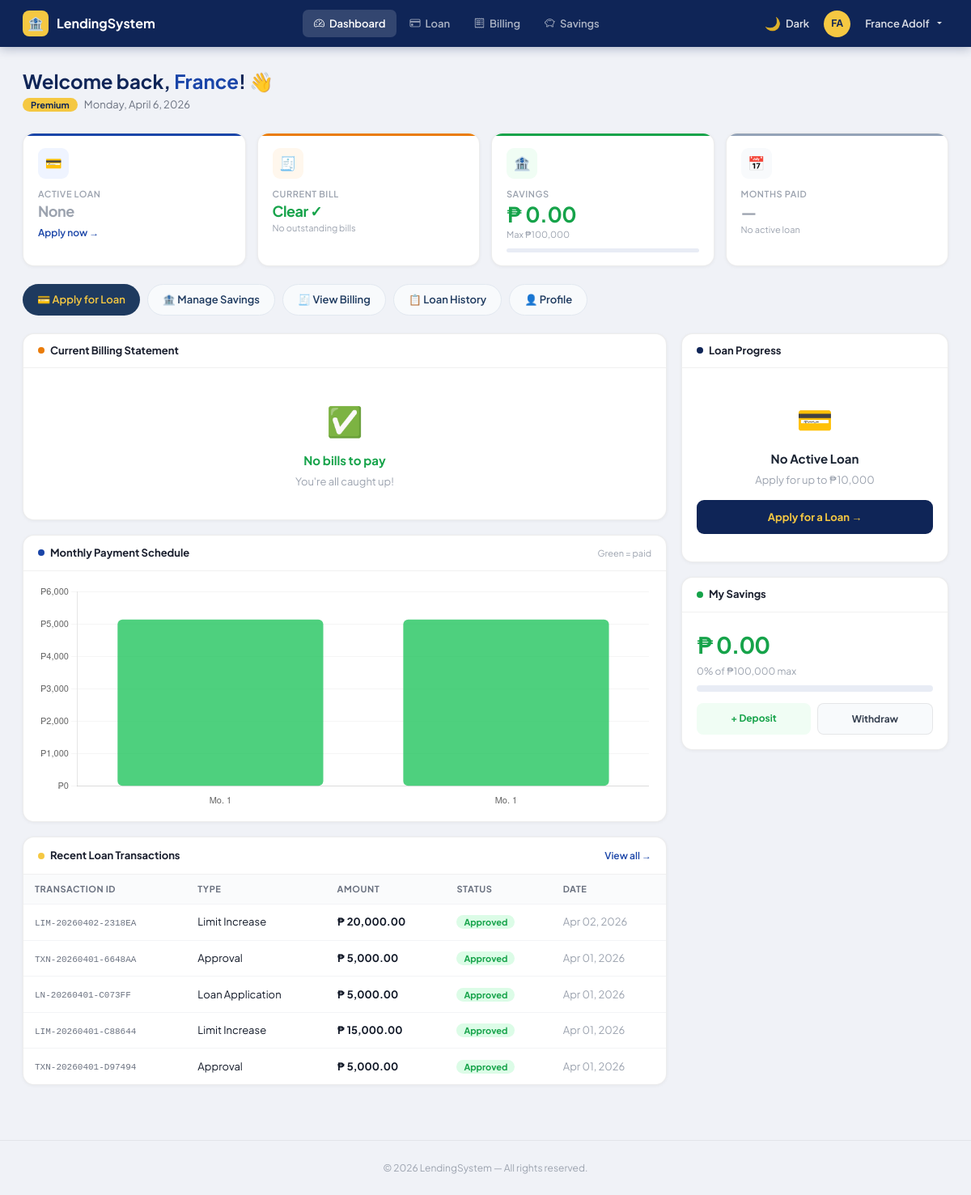
/user/dashboard.php (signed in), run on the app's committed database.
### tables this page shows
CREATE TABLE `savings` (
  `id` int(10) unsigned NOT NULL AUTO_INCREMENT,
  `user_id` int(10) unsigned NOT NULL,
  `balance` decimal(12,2) NOT NULL DEFAULT 0.00,
  `last_deposit_date` date DEFAULT NULL,
  `zero_since` date DEFAULT NULL,
  `created_at` datetime DEFAULT current_timestamp(),
  `updated_at` datetime DEFAULT current_timestamp() ON UPDATE current_timestamp(),
  PRIMARY KEY (`id`),
  UNIQUE KEY `user_id` (`user_id`),
  CONSTRAINT `savings_ibfk_1` FOREIGN KEY (`user_id`) REFERENCES `users` (`id`) ON DELETE CASCADE
);

CREATE TABLE `loan_transactions` (
  `id` int(10) unsigned NOT NULL AUTO_INCREMENT,
  `no` int(10) unsigned NOT NULL DEFAULT 0,
  `transaction_id` varchar(20) NOT NULL,
  `loan_id` int(11) NOT NULL,
  `user_id` int(11) NOT NULL,
  `type` varchar(50) NOT NULL,
  `amount` decimal(12,2) NOT NULL,
  `status` enum('Pending','Approved','Rejected') NOT NULL DEFAULT 'Pending',
  `note` text DEFAULT NULL,
  `created_at` datetime DEFAULT current_timestamp(),
  PRIMARY KEY (`id`),
  UNIQUE KEY `transaction_id` (`transaction_id`)
);

### helpers.php (called while the page is built, shortened)
<?php
function formatMoney(float $amount): string {
    return '₱ ' . number_format($amount, 2);
}

### user/dashboard.php (the view, shortened to what this page needs)
<?php
require_once __DIR__ . '/../includes/session_check.php';
require_once __DIR__ . '/../helpers.php';
$user_id     = $_SESSION['user_id'];
$accountType = $_SESSION['account_type'] ?? 'Basic';
$firstName   = $_SESSION['first_name'] ?? '';
$stmt = $pdo->prepare("SELECT * FROM loans WHERE user_id = ? AND status = 'Active' LIMIT 1");
$stmt->execute([$user_id]);
$loan = $stmt->fetch();
$pendingLoan = null;
if (!$loan) {
    $stmt = $pdo->prepare("SELECT * FROM loans WHERE user_id = ? AND status = 'Pending' LIMIT 1");
    $stmt->execute([$user_id]);
    $pendingLoan = $stmt->fetch();
}
$currentBill = null;
$savings = null;
if ($accountType === 'Premium') {
    $stmt = $pdo->prepare("SELECT * FROM savings WHERE user_id = ? LIMIT 1");
    $stmt->execute([$user_id]);
    $savings = $stmt->fetch();
}
$monthsPaid = 0; $totalMonths = 0; $paidAmount = 0;
$stmt = $pdo->prepare("SELECT * FROM loan_transactions WHERE user_id = ? ORDER BY created_at DESC LIMIT 5");
$stmt->execute([$user_id]);
$recentTxns = $stmt->fetchAll();
$stmt = $pdo->prepare("SELECT month_number, total_due, status FROM billing WHERE user_id = ? ORDER BY month_number ASC LIMIT 6");
$stmt->execute([$user_id]);
$billingHistory = $stmt->fetchAll();
$chartLabels = array_map(fn($b) => 'Mo. '.$b['month_number'], $billingHistory);
$chartData   = array_map(fn($b) => (float)$b['total_due'], $billingHistory);
$chartColors = array_map(fn($b) => $b['status'] === 'Completed' ? 'rgba(34,197,94,0.8)' : 'rgba(59,130,246,0.8)', $billingHistory);
$daysUntilDue = null; $dueSeverity = 'normal';
require_once __DIR__ . '/../includes/header.php';
?>
<div class="dash-welcome">
    <h1>Welcome back, <span><?= htmlspecialchars($firstName) ?></span>! 👋</h1>
    <p>
        <span style="background:#f5c842;color:#0f2557;font-size:11px;font-weight:700;padding:2px 10px;border-radius:20px;margin-right:6px;"><?= $accountType ?></span>
        <?= date('l, F j, Y') ?>
    </p>
</div>
<div class="stat-grid-4">
    <div class="stat-card c-blue">
        <div class="s-icon">💳</div>
        <div class="s-label">Active Loan</div>
        <?php if ($loan): ?>
            <div class="s-amount"><?= formatMoney($loan['applied_amount']) ?></div>
            <div class="s-sub">Received <?= formatMoney($loan['received_amount']) ?></div>
            <a href="<?= APP_URL ?>/user/loan/index.php" class="s-link">Details →</a>
        <?php elseif ($pendingLoan): ?>
            <div class="s-amount" style="font-size:18px;color:#d97706;">Pending</div>
            <div class="s-sub"><?= formatMoney($pendingLoan['applied_amount']) ?></div>
        <?php else: ?>
            <div class="s-amount" style="font-size:18px;color:#9ca3af;">None</div>
            <a href="<?= APP_URL ?>/user/loan/apply.php" class="s-link">Apply now →</a>
        <?php endif; ?>
    </div>
    <div class="stat-card c-orange">
        <div class="s-icon">🧾</div>
        <div class="s-label">Current Bill</div>
        <?php if ($currentBill): ?>
            <div class="s-amount"><?= formatMoney($currentBill['total_due']) ?></div>
            <div class="s-sub">Due <?= date('M d, Y', strtotime($currentBill['due_date'])) ?></div>
            <span class="due-badge due-<?= $dueSeverity ?> mt-1">
                <?= $dueSeverity==='overdue'?'⚠ Overdue':($dueSeverity==='urgent'?"⚡ {$daysUntilDue}d left":($dueSeverity==='warning'?"⏰ {$daysUntilDue}d left":"✓ {$daysUntilDue}d left")) ?>
            </span>
        <?php else: ?>
            <div class="s-amount" style="font-size:18px;color:#16a34a;">Clear ✓</div>
            <div class="s-sub">No outstanding bills</div>
        <?php endif; ?>
    </div>
    <?php if ($accountType === 'Premium'): ?>
    <div class="stat-card c-green">
        <div class="s-icon">🏦</div>
        <div class="s-label">Savings</div>
        <div class="s-amount"><?= formatMoney($savings['balance'] ?? 0) ?></div>
        <div class="s-sub">Max ₱100,000</div>
        <?php $sp = SAVINGS_MAX > 0 ? round((($savings['balance']??0)/SAVINGS_MAX)*100) : 0; ?>
        <div class="prog-bar mt-2" style="height:5px;"><div class="prog-fill" style="width:<?=$sp?>%;background:#16a34a;"></div></div>
    </div>
    <?php endif; ?>
    <div class="stat-card <?= $loan ? 'c-blue' : 'c-gray' ?>">
        <div class="s-icon">📅</div>
        <div class="s-label">Months Paid</div>
        <?php if ($loan && $totalMonths): ?>
            <div class="s-amount"><?= $monthsPaid ?><span style="font-size:16px;color:#9ca3af;font-weight:500;">/<?= $totalMonths ?></span></div>
            <div class="s-sub"><?= round(($monthsPaid/$totalMonths)*100) ?>% complete</div>
            <div class="prog-bar mt-2" style="height:5px;"><div class="prog-fill" style="width:<?= round(($monthsPaid/$totalMonths)*100) ?>%;"></div></div>
        <?php else: ?>
            <div class="s-amount" style="font-size:20px;color:#9ca3af;">—</div>
            <div class="s-sub">No active loan</div>
        <?php endif; ?>
    </div>
</div>
<div class="quick-actions">
    <?php if (!$loan && !$pendingLoan): ?><a href="<?= APP_URL ?>/user/loan/apply.php" class="qa-btn qa-primary">💳 Apply for Loan</a><?php endif; ?>
    <?php if ($accountType==='Premium'): ?>
        <a href="<?= APP_URL ?>/user/savings/index.php" class="qa-btn qa-outline">🏦 Manage Savings</a>
    <?php endif; ?>
    <a href="<?= APP_URL ?>/user/billing/index.php" class="qa-btn qa-soft">🧾 View Billing</a>
    <a href="<?= APP_URL ?>/user/loan/index.php" class="qa-btn qa-soft">📋 Loan History</a>
    <a href="<?= APP_URL ?>/user/profile.php" class="qa-btn qa-soft">👤 Profile</a>
</div>
<div class="main-grid">
<div>
    <div class="sc">
        <div class="sc-head">
            <h6 class="sc-title"><span class="dot" style="background:#ea7c0a;"></span> Current Billing Statement</h6>
        </div>
        <?php if ($currentBill): ?>
            <?php if ($dueSeverity==='overdue'): ?>
            <div style="background:#fef2f2;border-left:4px solid #dc2626;padding:10px 18px;font-size:13px;color:#b91c1c;display:flex;gap:8px;align-items:center;">⚠️ <strong>Overdue!</strong> A 2% penalty has been applied.</div>
            <?php endif; ?>
            <div class="bill-row"><span class="bl">Month</span><span class="bv">Month <?= $currentBill['month_number'] ?></span></div>
            <div class="bill-row"><span class="bl">Principal</span><span class="bv"><?= formatMoney($currentBill['amount_due']) ?></span></div>
            <div class="bill-row"><span class="bl">Interest (3%)</span><span class="bv <?= $currentBill['interest']>0?'warning':'' ?>"><?= $currentBill['interest']>0?formatMoney($currentBill['interest']):'—' ?></span></div>
            <div class="bill-row"><span class="bl">Penalty (2%)</span><span class="bv <?= $currentBill['penalty']>0?'danger':'' ?>"><?= $currentBill['penalty']>0?formatMoney($currentBill['penalty']):'—' ?></span></div>
            <div class="bill-total"><span class="tl">Due <?= date('F d, Y', strtotime($currentBill['due_date'])) ?></span><span class="tv"><?= formatMoney($currentBill['total_due']) ?></span></div>
        <?php else: ?>
            <div style="padding:36px;text-align:center;"><div style="font-size:36px;">✅</div><div style="font-weight:700;font-size:15px;color:#16a34a;margin:8px 0 4px;">No bills to pay</div><div style="font-size:13px;color:#9ca3af;">You're all caught up!</div></div>
        <?php endif; ?>
    </div>
    <?php if (!empty($chartData)): ?>
    <div class="sc">
        <div class="sc-head">
            <h6 class="sc-title"><span class="dot" style="background:#1a45a8;"></span> Monthly Payment Schedule</h6>
            <span style="font-size:11px;color:#9ca3af;">Green = paid</span>
        </div>
        <div style="padding:16px 18px;"><canvas id="billingChart" height="110"></canvas></div>
    </div>
    <?php endif; ?>
    <div class="sc">
        <div class="sc-head">
            <h6 class="sc-title"><span class="dot" style="background:#f5c842;"></span> Recent Loan Transactions</h6>
            <a href="<?= APP_URL ?>/user/loan/index.php" style="font-size:12px;color:#1a45a8;text-decoration:none;font-weight:600;">View all →</a>
        </div>
        <?php if ($recentTxns): ?>
        <table class="txn-tbl">
            <thead><tr><th>Transaction ID</th><th>Type</th><th>Amount</th><th>Status</th><th>Date</th></tr></thead>
            <tbody>
            <?php foreach ($recentTxns as $t):
                $displayStatus = $t['status'];
                $sc = match(strtolower($displayStatus)) { 'approved'=>'b-approved','pending'=>'b-pending','rejected'=>'b-rejected', default=>'b-pending' };
            ?>
                <tr>
                    <td><span class="txn-mono"><?= htmlspecialchars($t['transaction_id']) ?></span></td>
                    <td><?= htmlspecialchars($t['type']) ?></td>
                    <td style="font-weight:700;"><?= formatMoney($t['amount']) ?></td>
                    <td><span class="badge <?= $sc ?>"><?= $displayStatus ?></span></td>
                    <td style="color:#9ca3af;"><?= date('M d, Y', strtotime($t['created_at'])) ?></td>
                </tr>
            <?php endforeach; ?>
            </tbody>
        </table>
        <?php else: ?>
        <div style="padding:36px;text-align:center;color:#9ca3af;"><div style="font-size:28px;">📭</div><div style="margin-top:8px;font-size:13px;">No transactions yet.</div></div>
        <?php endif; ?>
    </div>
</div>
<div>
    <div class="sc">
        <div class="sc-head">
            <h6 class="sc-title"><span class="dot" style="background:#0f2557;"></span> Loan Progress</h6>
        </div>
        <div style="padding:18px;">
        <?php if ($loan): ?>
            <?php $pct = $totalMonths>0?round(($monthsPaid/$totalMonths)*100):0; ?>
            <div style="font-size:12px;color:#9ca3af;margin-bottom:3px;">Total Loaned</div>
            <div class="lp-amount"><?= formatMoney($loan['applied_amount']) ?></div>
            <div style="font-size:12px;color:#9ca3af;margin-bottom:12px;"><?= $monthsPaid ?> of <?= $totalMonths ?> months paid</div>
            <div class="prog-bar" style="height:12px;"><div class="prog-fill" style="width:<?= $pct ?>%;"></div></div>
            <div style="display:flex;justify-content:space-between;font-size:11px;color:#9ca3af;margin:5px 0 16px;">
                <span>₱<?= number_format($paidAmount,0) ?> paid</span><span><?= $pct ?>%</span><span>₱<?= number_format($loan['applied_amount']-$paidAmount,0) ?> left</span>
            </div>
            <div style="background:#f0f4ff;border-radius:10px;padding:12px;margin-bottom:14px;">
                <div class="lp-row"><span class="lp-l">Received</span><span class="lp-v"><?= formatMoney($loan['received_amount']) ?></span></div>
                <div class="lp-row"><span class="lp-l">Term</span><span class="lp-v"><?= $totalMonths ?> month<?= $totalMonths > 1 ? 's' : '' ?></span></div>
                <div class="lp-row"><span class="lp-l">Monthly</span><span class="lp-v"><?= formatMoney($loan['applied_amount']/$totalMonths) ?></span></div>
                <?php if ($currentBill): ?>
                <div class="lp-row"><span class="lp-l">Next Due</span><span class="lp-v blue"><?= date('M d, Y', strtotime($currentBill['due_date'])) ?></span></div>
                <?php endif; ?>
            </div>
            <a href="<?= APP_URL ?>/user/billing/index.php" style="display:block;text-align:center;background:#0f2557;color:#f5c842;padding:11px;border-radius:9px;font-size:13px;font-weight:700;text-decoration:none;">View Billing Schedule →</a>
        <?php else: ?>
            <div style="text-align:center;padding:16px 0;">
                <div style="font-size:36px;">💳</div>
                <div style="font-weight:700;font-size:15px;margin:8px 0 4px;">No Active Loan</div>
                <div style="font-size:13px;color:#9ca3af;margin-bottom:14px;">Apply for up to ₱10,000</div>
                <a href="<?= APP_URL ?>/user/loan/apply.php" style="display:block;text-align:center;background:#0f2557;color:#f5c842;padding:11px;border-radius:9px;font-size:13px;font-weight:700;text-decoration:none;">Apply for a Loan →</a>
            </div>
        <?php endif; ?>
        </div>
    </div>
    <?php if ($accountType === 'Premium'): ?>
    <div class="sc">
        <div class="sc-head">
            <h6 class="sc-title"><span class="dot" style="background:#16a34a;"></span> My Savings</h6>
        </div>
        <div style="padding:18px;">
            <?php $sb=$savings['balance']??0; $sp2=SAVINGS_MAX>0?round(($sb/SAVINGS_MAX)*100,1):0; ?>
            <div style="font-size:28px;font-weight:700;color:#16a34a;letter-spacing:-1px;"><?= formatMoney($sb) ?></div>
            <div style="font-size:12px;color:#9ca3af;margin-bottom:8px;"><?= $sp2 ?>% of ₱100,000 max</div>
            <div class="prog-bar" style="height:8px;margin-bottom:14px;"><div class="prog-fill" style="width:<?= $sp2 ?>%;background:#16a34a;"></div></div>
            <div style="display:flex;gap:8px;">
                <a href="<?= APP_URL ?>/user/savings/index.php" style="flex:1;text-align:center;background:#f0fdf4;color:#16a34a;padding:9px;border-radius:8px;font-size:12px;font-weight:700;text-decoration:none;">+ Deposit</a>
                <a href="<?= APP_URL ?>/user/savings/index.php" style="flex:1;text-align:center;background:#f8fafc;color:#374151;padding:9px;border-radius:8px;font-size:12px;font-weight:700;text-decoration:none;border:1px solid rgba(0,0,0,.08);">Withdraw</a>
            </div>
        </div>
    </div>
    <?php endif; ?>
</div>
</div>
<?php if (!empty($chartData)): ?>
<script>
new Chart(document.getElementById('billingChart').getContext('2d'),{
    type:'bar',
    data:{
        labels:<?= json_encode($chartLabels) ?>,
        datasets:[{
            label:'Amount Due (₱)',
            data:<?= json_encode($chartData) ?>,
            backgroundColor:<?= json_encode($chartColors) ?>,
            borderRadius:6,borderSkipped:false
        }]
    },
    options:{responsive:true,plugins:{legend:{display:false},tooltip:{callbacks:{label:c=>'₱ '+c.parsed.y.toLocaleString('en-PH',{minimumFractionDigits:2})}}},scales:{y:{beginAtZero:true,grid:{color:'rgba(0,0,0,.04)'},ticks:{font:{size:11},callback:v=>'₱'+Number(v).toLocaleString()}},x:{grid:{display:false},ticks:{font:{size:11}}}}}
});
</script>
<?php endif; ?>
<?php require_once __DIR__ . '/../includes/footer.php'; ?>

### data on the page
savings: balance "₱ 0.00", balance "0"
loan_transactions: transaction "LIM-20260402-2318EA", type "Limit Increase", amount "₱ 20,000.00", status "Approved", created_at "Apr 02, 2026"
loan_transactions: transaction "TXN-20260401-6648AA", type "Approval", amount "₱ 5,000.00", status "Approved", created_at "Apr 01, 2026"
loan_transactions: transaction "LN-20260401-C073FF", type "Loan Application", amount "₱ 5,000.00", status "Approved", created_at "Apr 01, 2026"
loan_transactions: transaction "LIM-20260401-C88644", type "Limit Increase", amount "₱ 15,000.00", status "Approved", created_at "Apr 01, 2026"
loan_transactions: transaction "TXN-20260401-D97494", type "Approval", amount "₱ 5,000.00", status "Approved", created_at "Apr 01, 2026"

### other printed values
$initials "FA"
$fullName "France Adolf"
$firstName "France"
$accountType "Premium"
chart data {{ json_encode($chartData) }} [5150,5150]
chart data {{ json_encode($chartColors) }} ["rgba(34,197,94,0.8)","rgba(34,197,94,0.8)"]
